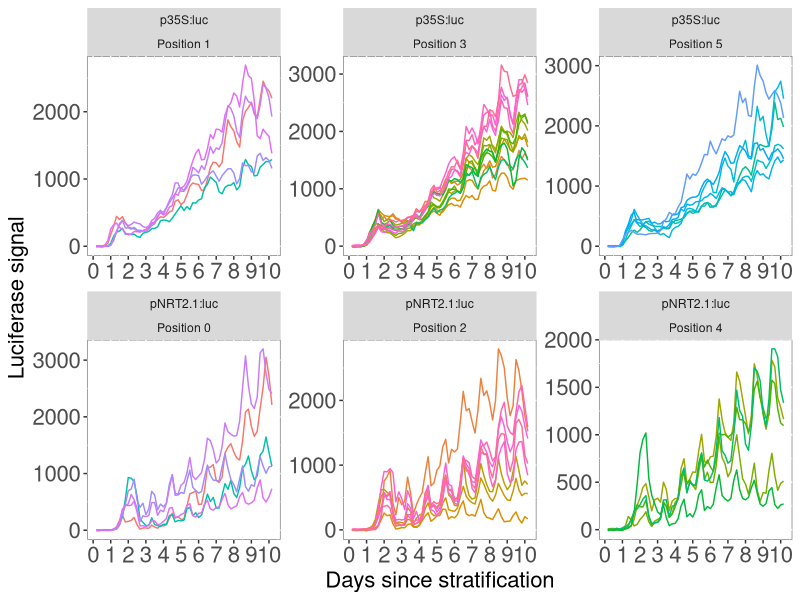
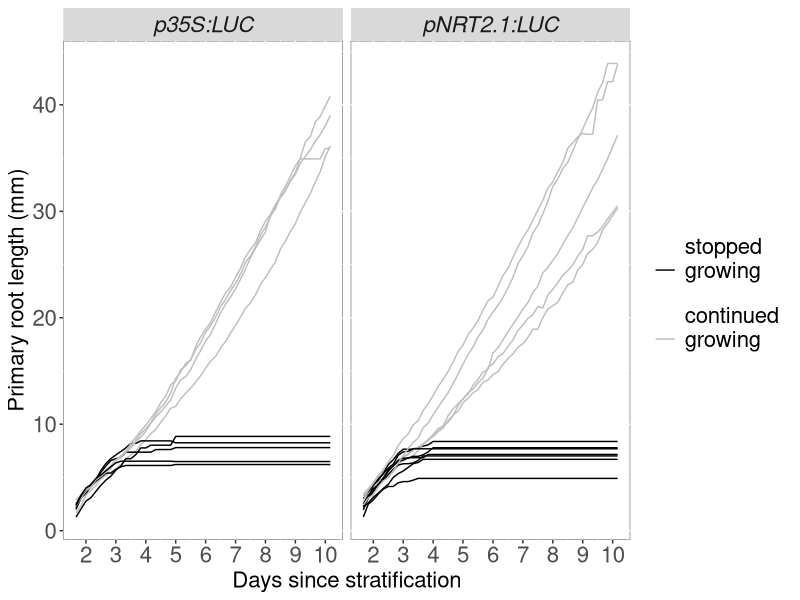
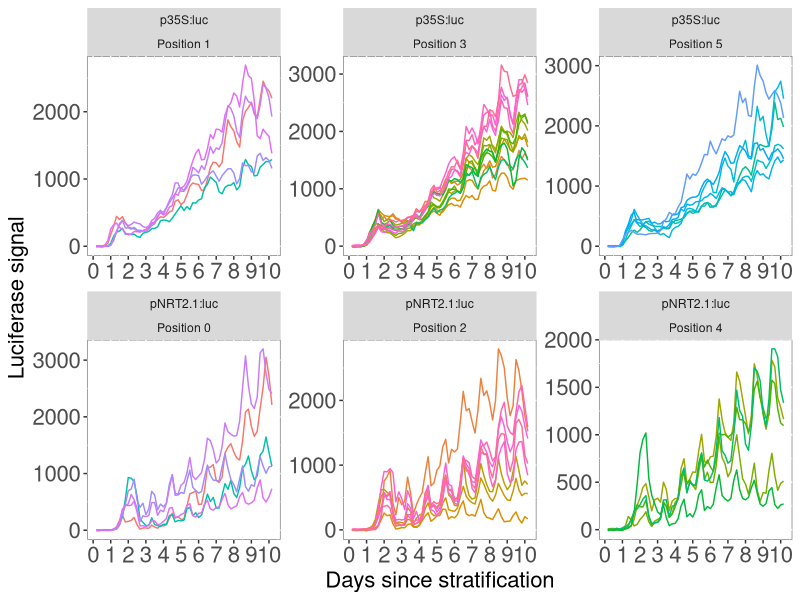
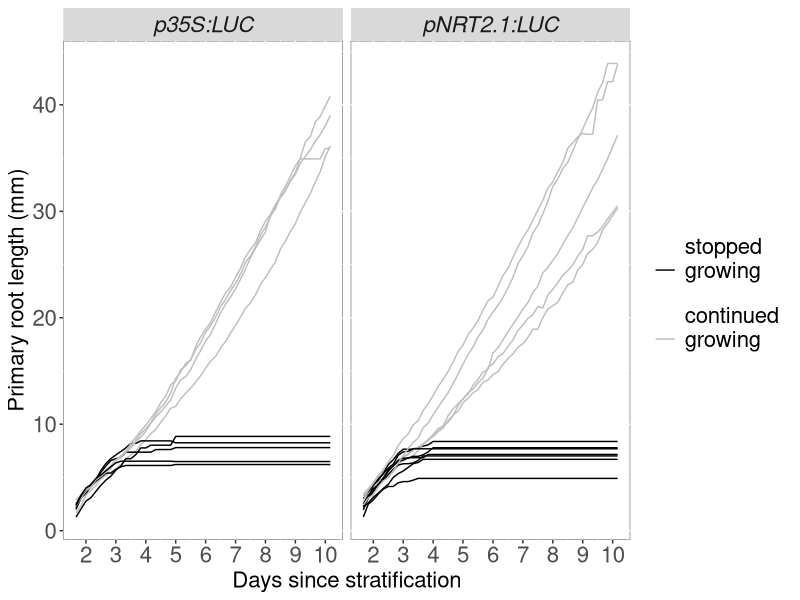

Reproduce these figures in R, in order. (Note: this script raises an error after producing the figures.)
## ---- chunk 1
knitr::opts_chunk$set(echo = TRUE)
## ---- chunk 2

library(tidyverse)
library(ggpubr)
library(RColorBrewer)

## ---- chunk 3
Lumalum_31jan2025 <- read_tsv("lumalum_31Jan2025.txt")


## ---- chunk 4

Lumalum_31jan2025_norm <- mutate(Lumalum_31jan2025, RawIntDenDivArea=RawIntDen/Area) %>% 
  filter(seedling=="background") %>% 
  group_by(Position, Slice) %>% 
  summarise(MeanBack=mean(RawIntDenDivArea)) %>% 
  full_join(Lumalum_31jan2025, by=c("Position"="Position", "Slice"="Slice")) %>% 
  mutate(RawIntDen_NormBack= RawIntDen-(MeanBack*Area)) %>% 
  mutate(root_length_mm= length/3.2,
         RawIntDen_NormBack_NormLen=RawIntDen_NormBack/root_length_mm) %>% 
  filter(seedling!="background")


#write_tsv(Lumalum_31jan2025_norm, file="Lumalum_31jan2025_norm.txt")
## ---- chunk 5

mutate(Lumalum_31jan2025_norm, hours= Slice*4, Position=str_replace(Position, "Pos", "Position ")) %>% 
  mutate(days=hours/24) %>% 
  filter(!Position%in%c("Position 6", "Position 7", "Position 8")) %>% 
ggplot(aes(x=days, y=RawIntDen_NormBack_NormLen, group=seedling)) +
  geom_line(aes(col=seedling)) + 
  scale_x_continuous(n.breaks = 9) +
  facet_wrap(genotype~Position, scales = "free") +
  ylab("Luciferase signal") +
  xlab("Days since stratification") +
  theme(legend.text=element_text(size=16),legend.title = element_text(size=16, face="bold"), 
        axis.text=element_text(size=16), axis.title=element_text(size=16),
        plot.title = element_text(size=20,face="bold"),
        panel.background = element_rect(fill = "white", colour = "grey50")) +
  guides(colour = FALSE)

ggsave("Lumalum_signal_seedlings_31Jan_2025.jpg", width = 9, height = 5)



## ---- chunk 6
root_growth <- read_tsv("lumalum_31Jan2025_root_length.txt")
## ---- chunk 7

mutate(root_growth, hours=Slice*4, days=(Slice*4)/24 ) %>% 
ggplot(aes(x=days, y=length_mm, group=seedling, colour=continued_growing)) +
  geom_line() +
  scale_x_continuous(n.breaks = 9)  +
  ylab("Primary root length (mm)") +
  xlab("Days since stratification") +
  facet_wrap(~genotype) +
  scale_color_manual(values=c("black", "grey"), name="", labels=c("yes"="continued \ngrowing \n", 
                                                                     "no"="stopped \ngrowing \n")) +
  theme(legend.text=element_text(size=16),legend.title = element_text(size=16, face="bold"), 
        axis.text=element_text(size=16), axis.title=element_text(size=16),
        plot.title = element_text(size=20,face="bold"),
        panel.background = element_rect(fill = "white", colour = "grey50"),
        strip.text.x = element_text(size=16, face="italic"),
        legend.key = element_rect(fill = NA, color = NA))

ggsave("Lumalum_31Jan2025_root_growth.jpg", width = 6, height = 3)


mutate(root_growth, hours=Slice*4, days=(Slice*4)/24 ) %>% 
  filter(continued_growing=="yes" & genotype=="pNRT2.1:LUC") %>% 
ggplot(aes(x=days, y=length_mm, group=seedling, colour=signal_end_experiment)) +
  geom_line(aes(colour=signal_end_experiment)) +
  scale_x_continuous(n.breaks = 9)  +
  ylab("Primary root length (mm)") +
  xlab("Days since stratification") +
  ggtitle(expression(paste("Root length for ", italic("pNRT2.1:LUC"), " seedlings"))) +
  scale_color_gradient2(low = "blue",  high = "red", midpoint = 1600,
                        breaks=c(800, 1600, 2400), name="Luciferase signal \nat the end of the\nexperiment") +
  theme(legend.text=element_text(size=18),legend.title = element_text(size=16, face="bold"), 
        axis.text=element_text(size=18), axis.title=element_text(size=18),
        plot.title = element_text(size=20,face="bold"),
        panel.background = element_rect(fill = "white", colour = "grey50"),
        strip.text.x = element_text(size=16, face="italic"))

ggsave("Lumalum_Jan_Pos0_root_length_Signal.jpg", width = 6, height = 4)

